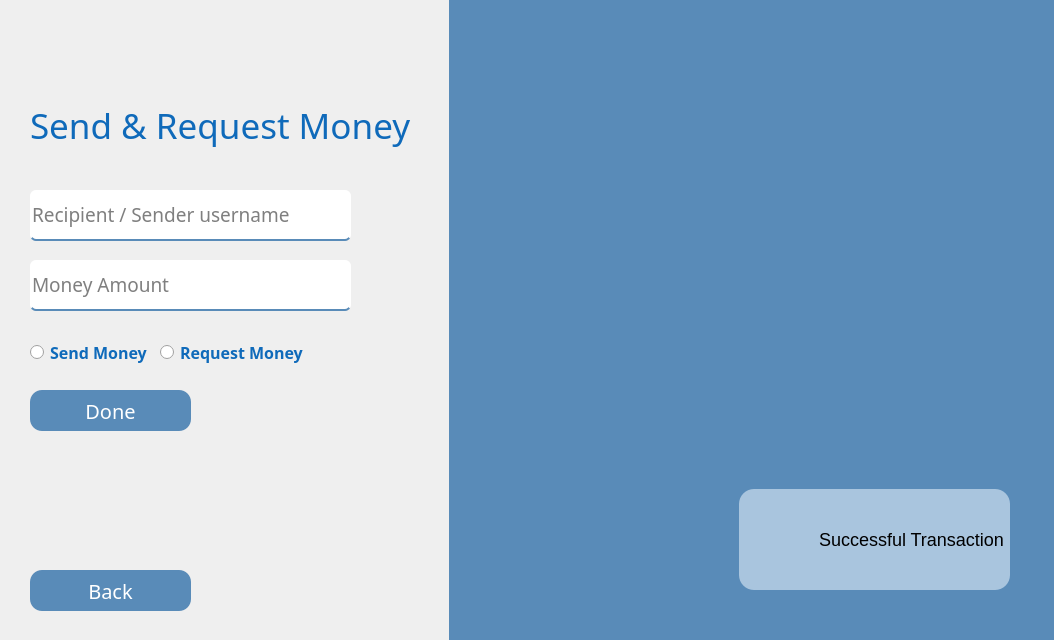
<?xml version="1.0" encoding="UTF-8"?>
<ui version="4.0">
 <class>userSendRequest_gui</class>
 <widget class="QWidget" name="userSendRequest_gui">
  <property name="geometry">
   <rect>
    <x>0</x>
    <y>0</y>
    <width>1054</width>
    <height>640</height>
   </rect>
  </property>
  <property name="windowTitle">
   <string>Form</string>
  </property>
  <property name="styleSheet">
   <string notr="true">QRadioButton {
    font-family: &quot;MS Arial&quot;;
    font-size: 16px;
    color: #0f6aba;
	font-weight: 600;
}</string>
  </property>
  <widget class="QWidget" name="svgContainer" native="true">
   <property name="geometry">
    <rect>
     <x>500</x>
     <y>-144</y>
     <width>501</width>
     <height>581</height>
    </rect>
   </property>
  </widget>
  <widget class="QLabel" name="label">
   <property name="geometry">
    <rect>
     <x>30</x>
     <y>100</y>
     <width>511</width>
     <height>51</height>
    </rect>
   </property>
   <property name="font">
    <font>
     <family>MS Arial</family>
     <pointsize>-1</pointsize>
    </font>
   </property>
   <property name="autoFillBackground">
    <bool>false</bool>
   </property>
   <property name="styleSheet">
    <string notr="true">QLabel { color: #0f6aba;
    font-family: &quot;MS Arial&quot;;
    font-size: 35px;}</string>
   </property>
   <property name="text">
    <string>Send &amp; Request Money </string>
   </property>
  </widget>
  <widget class="QLineEdit" name="username">
   <property name="geometry">
    <rect>
     <x>30</x>
     <y>190</y>
     <width>321</width>
     <height>51</height>
    </rect>
   </property>
   <property name="palette">
    <palette>
     <active>
      <colorrole role="WindowText">
       <brush brushstyle="SolidPattern">
        <color alpha="255">
         <red>0</red>
         <green>0</green>
         <blue>0</blue>
        </color>
       </brush>
      </colorrole>
      <colorrole role="Text">
       <brush brushstyle="SolidPattern">
        <color alpha="255">
         <red>0</red>
         <green>0</green>
         <blue>0</blue>
        </color>
       </brush>
      </colorrole>
      <colorrole role="ButtonText">
       <brush brushstyle="SolidPattern">
        <color alpha="255">
         <red>0</red>
         <green>0</green>
         <blue>0</blue>
        </color>
       </brush>
      </colorrole>
      <colorrole role="Base">
       <brush brushstyle="SolidPattern">
        <color alpha="255">
         <red>238</red>
         <green>238</green>
         <blue>238</blue>
        </color>
       </brush>
      </colorrole>
      <colorrole role="PlaceholderText">
       <brush brushstyle="SolidPattern">
        <color alpha="128">
         <red>0</red>
         <green>0</green>
         <blue>0</blue>
        </color>
       </brush>
      </colorrole>
     </active>
     <inactive>
      <colorrole role="WindowText">
       <brush brushstyle="SolidPattern">
        <color alpha="255">
         <red>0</red>
         <green>0</green>
         <blue>0</blue>
        </color>
       </brush>
      </colorrole>
      <colorrole role="Text">
       <brush brushstyle="SolidPattern">
        <color alpha="255">
         <red>0</red>
         <green>0</green>
         <blue>0</blue>
        </color>
       </brush>
      </colorrole>
      <colorrole role="ButtonText">
       <brush brushstyle="SolidPattern">
        <color alpha="255">
         <red>0</red>
         <green>0</green>
         <blue>0</blue>
        </color>
       </brush>
      </colorrole>
      <colorrole role="Base">
       <brush brushstyle="SolidPattern">
        <color alpha="255">
         <red>238</red>
         <green>238</green>
         <blue>238</blue>
        </color>
       </brush>
      </colorrole>
      <colorrole role="PlaceholderText">
       <brush brushstyle="SolidPattern">
        <color alpha="128">
         <red>0</red>
         <green>0</green>
         <blue>0</blue>
        </color>
       </brush>
      </colorrole>
     </inactive>
     <disabled>
      <colorrole role="WindowText">
       <brush brushstyle="SolidPattern">
        <color alpha="255">
         <red>0</red>
         <green>0</green>
         <blue>0</blue>
        </color>
       </brush>
      </colorrole>
      <colorrole role="Text">
       <brush brushstyle="SolidPattern">
        <color alpha="255">
         <red>0</red>
         <green>0</green>
         <blue>0</blue>
        </color>
       </brush>
      </colorrole>
      <colorrole role="ButtonText">
       <brush brushstyle="SolidPattern">
        <color alpha="255">
         <red>0</red>
         <green>0</green>
         <blue>0</blue>
        </color>
       </brush>
      </colorrole>
      <colorrole role="PlaceholderText">
       <brush brushstyle="SolidPattern">
        <color alpha="128">
         <red>0</red>
         <green>0</green>
         <blue>0</blue>
        </color>
       </brush>
      </colorrole>
     </disabled>
    </palette>
   </property>
   <property name="font">
    <font>
     <family>Arial Unicode MS</family>
     <pointsize>14</pointsize>
     <bold>false</bold>
    </font>
   </property>
   <property name="styleSheet">
    <string notr="true">QLineEdit {
	border-radius : 6px;
	color : black;
	border-bottom: 2px solid #598bb8;
}</string>
   </property>
   <property name="text">
    <string/>
   </property>
   <property name="frame">
    <bool>false</bool>
   </property>
   <property name="placeholderText">
    <string>Recipient / Sender username</string>
   </property>
  </widget>
  <widget class="QLineEdit" name="amount">
   <property name="geometry">
    <rect>
     <x>30</x>
     <y>260</y>
     <width>321</width>
     <height>51</height>
    </rect>
   </property>
   <property name="palette">
    <palette>
     <active>
      <colorrole role="WindowText">
       <brush brushstyle="SolidPattern">
        <color alpha="255">
         <red>0</red>
         <green>0</green>
         <blue>0</blue>
        </color>
       </brush>
      </colorrole>
      <colorrole role="Text">
       <brush brushstyle="SolidPattern">
        <color alpha="255">
         <red>0</red>
         <green>0</green>
         <blue>0</blue>
        </color>
       </brush>
      </colorrole>
      <colorrole role="ButtonText">
       <brush brushstyle="SolidPattern">
        <color alpha="255">
         <red>0</red>
         <green>0</green>
         <blue>0</blue>
        </color>
       </brush>
      </colorrole>
      <colorrole role="Base">
       <brush brushstyle="SolidPattern">
        <color alpha="255">
         <red>238</red>
         <green>238</green>
         <blue>238</blue>
        </color>
       </brush>
      </colorrole>
      <colorrole role="PlaceholderText">
       <brush brushstyle="SolidPattern">
        <color alpha="128">
         <red>0</red>
         <green>0</green>
         <blue>0</blue>
        </color>
       </brush>
      </colorrole>
     </active>
     <inactive>
      <colorrole role="WindowText">
       <brush brushstyle="SolidPattern">
        <color alpha="255">
         <red>0</red>
         <green>0</green>
         <blue>0</blue>
        </color>
       </brush>
      </colorrole>
      <colorrole role="Text">
       <brush brushstyle="SolidPattern">
        <color alpha="255">
         <red>0</red>
         <green>0</green>
         <blue>0</blue>
        </color>
       </brush>
      </colorrole>
      <colorrole role="ButtonText">
       <brush brushstyle="SolidPattern">
        <color alpha="255">
         <red>0</red>
         <green>0</green>
         <blue>0</blue>
        </color>
       </brush>
      </colorrole>
      <colorrole role="Base">
       <brush brushstyle="SolidPattern">
        <color alpha="255">
         <red>238</red>
         <green>238</green>
         <blue>238</blue>
        </color>
       </brush>
      </colorrole>
      <colorrole role="PlaceholderText">
       <brush brushstyle="SolidPattern">
        <color alpha="128">
         <red>0</red>
         <green>0</green>
         <blue>0</blue>
        </color>
       </brush>
      </colorrole>
     </inactive>
     <disabled>
      <colorrole role="WindowText">
       <brush brushstyle="SolidPattern">
        <color alpha="255">
         <red>0</red>
         <green>0</green>
         <blue>0</blue>
        </color>
       </brush>
      </colorrole>
      <colorrole role="Text">
       <brush brushstyle="SolidPattern">
        <color alpha="255">
         <red>0</red>
         <green>0</green>
         <blue>0</blue>
        </color>
       </brush>
      </colorrole>
      <colorrole role="ButtonText">
       <brush brushstyle="SolidPattern">
        <color alpha="255">
         <red>0</red>
         <green>0</green>
         <blue>0</blue>
        </color>
       </brush>
      </colorrole>
      <colorrole role="PlaceholderText">
       <brush brushstyle="SolidPattern">
        <color alpha="128">
         <red>0</red>
         <green>0</green>
         <blue>0</blue>
        </color>
       </brush>
      </colorrole>
     </disabled>
    </palette>
   </property>
   <property name="font">
    <font>
     <family>Arial Unicode MS</family>
     <pointsize>14</pointsize>
     <bold>false</bold>
    </font>
   </property>
   <property name="styleSheet">
    <string notr="true">QLineEdit {
	border-radius : 6px;
	color : black;
	border-bottom: 2px solid #598bb8;
}</string>
   </property>
   <property name="text">
    <string/>
   </property>
   <property name="frame">
    <bool>false</bool>
   </property>
   <property name="placeholderText">
    <string>Money Amount</string>
   </property>
  </widget>
  <widget class="QPushButton" name="done">
   <property name="geometry">
    <rect>
     <x>30</x>
     <y>390</y>
     <width>161</width>
     <height>41</height>
    </rect>
   </property>
   <property name="font">
    <font>
     <family>Arial Unicode MS</family>
     <pointsize>-1</pointsize>
     <bold>false</bold>
    </font>
   </property>
   <property name="cursor">
    <cursorShape>PointingHandCursor</cursorShape>
   </property>
   <property name="styleSheet">
    <string notr="true">QPushButton {
    background-color: #598bb8;   /* dark blue */
    color: white;
    border: none;                /* no border line */
    border-radius: 12px;         /* rounded corners */
    padding: 8px 16px;
    font-size: 21px;
    background-image: none; 
	font-size: 20px     /* no image */
}

QPushButton:hover {
    background-color: #0D1B5A;   /* darker on hover */
}</string>
   </property>
   <property name="text">
    <string>Done</string>
   </property>
  </widget>
  <widget class="QPushButton" name="back">
   <property name="geometry">
    <rect>
     <x>30</x>
     <y>570</y>
     <width>161</width>
     <height>41</height>
    </rect>
   </property>
   <property name="font">
    <font>
     <family>Arial Unicode MS</family>
     <pointsize>-1</pointsize>
     <bold>false</bold>
    </font>
   </property>
   <property name="cursor">
    <cursorShape>PointingHandCursor</cursorShape>
   </property>
   <property name="styleSheet">
    <string notr="true">QPushButton {
    background-color: #598bb8;   /* dark blue */
    color: white;
    border: none;                /* no border line */
    border-radius: 12px;         /* rounded corners */
    padding: 8px 16px;
    font-size: 21px;
    background-image: none; 
	font-size: 20px     /* no image */
}

QPushButton:hover {
    background-color: #0D1B5A;   /* darker on hover */
}</string>
   </property>
   <property name="text">
    <string>Back</string>
   </property>
  </widget>
  <widget class="QWidget" name="widget" native="true">
   <property name="geometry">
    <rect>
     <x>449</x>
     <y>-1</y>
     <width>721</width>
     <height>661</height>
    </rect>
   </property>
   <property name="styleSheet">
    <string notr="true">background-color: #598bb8;</string>
   </property>
   <widget class="QWidget" name="floatMsg" native="true">
    <property name="geometry">
     <rect>
      <x>290</x>
      <y>490</y>
      <width>271</width>
      <height>101</height>
     </rect>
    </property>
    <property name="styleSheet">
     <string notr="true">background-color: #a9c5de;
border-radius : 15px;</string>
    </property>
    <widget class="QLabel" name="floatText">
     <property name="geometry">
      <rect>
       <x>80</x>
       <y>40</y>
       <width>191</width>
       <height>21</height>
      </rect>
     </property>
     <property name="styleSheet">
      <string notr="true">font-size: 18px;
font-family:  &quot;MS Arial&quot;;</string>
     </property>
     <property name="text">
      <string>Successful Transaction</string>
     </property>
    </widget>
    <widget class="QLabel" name="label_3">
     <property name="geometry">
      <rect>
       <x>20</x>
       <y>30</y>
       <width>41</width>
       <height>41</height>
      </rect>
     </property>
     <property name="text">
      <string/>
     </property>
     <property name="pixmap">
      <pixmap resource="screens.qrc">:/sendrequest/checked.png</pixmap>
     </property>
     <property name="scaledContents">
      <bool>true</bool>
     </property>
    </widget>
   </widget>
  </widget>
  <widget class="QWidget" name="layoutWidget">
   <property name="geometry">
    <rect>
     <x>30</x>
     <y>340</y>
     <width>279</width>
     <height>25</height>
    </rect>
   </property>
   <layout class="QHBoxLayout" name="horizontalLayout">
    <item>
     <widget class="QRadioButton" name="radioSend">
      <property name="font">
       <font>
        <family>MS Arial</family>
        <pointsize>-1</pointsize>
        <fontweight>DemiBold</fontweight>
       </font>
      </property>
      <property name="cursor">
       <cursorShape>PointingHandCursor</cursorShape>
      </property>
      <property name="text">
       <string>Send Money</string>
      </property>
      <attribute name="buttonGroup">
       <string notr="true">buttonGroup</string>
      </attribute>
     </widget>
    </item>
    <item>
     <widget class="QRadioButton" name="radioRequest">
      <property name="font">
       <font>
        <family>MS Arial</family>
        <pointsize>-1</pointsize>
        <fontweight>DemiBold</fontweight>
       </font>
      </property>
      <property name="cursor">
       <cursorShape>PointingHandCursor</cursorShape>
      </property>
      <property name="text">
       <string>Request Money</string>
      </property>
      <attribute name="buttonGroup">
       <string notr="true">buttonGroup</string>
      </attribute>
     </widget>
    </item>
   </layout>
  </widget>
 </widget>
 <tabstops>
  <tabstop>username</tabstop>
  <tabstop>amount</tabstop>
  <tabstop>radioSend</tabstop>
  <tabstop>radioRequest</tabstop>
  <tabstop>done</tabstop>
  <tabstop>back</tabstop>
 </tabstops>
 <resources>
  <include location="screens.qrc"/>
 </resources>
 <connections/>
 <buttongroups>
  <buttongroup name="buttonGroup"/>
 </buttongroups>
</ui>
